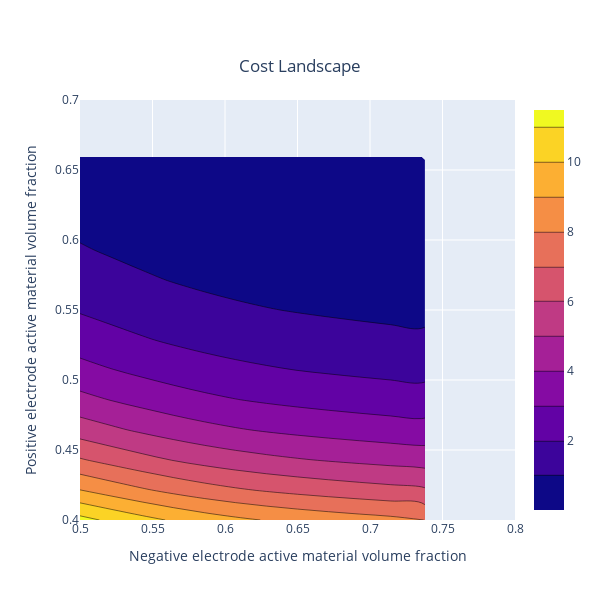
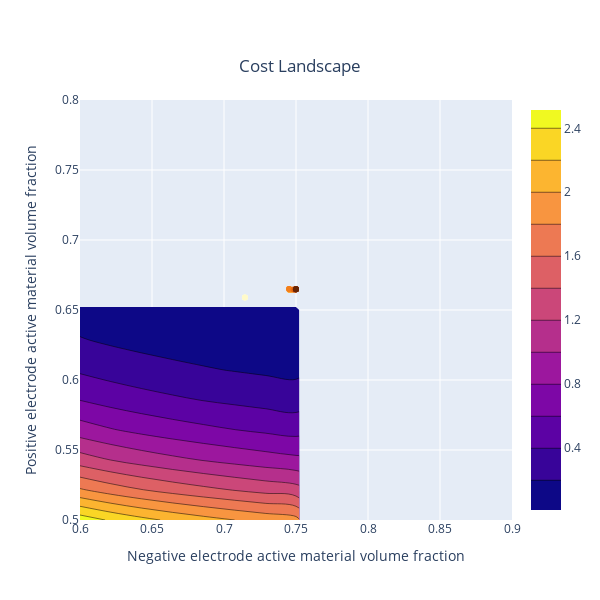

Notebook code cell kept with these figures, in order:
### Markdown cell above
### Cost Landscape

Finally, we can visualise the cost landscape and the path taken by the optimiser:

### Code cell
# Plot the cost landscape
pybop.plot_cost2d(cost, steps=15)
# Plot the cost landscape with optimisation path and updated bounds
bounds = np.array([[0.6, 0.9], [0.5, 0.8]])
pybop.plot_optim2d(optim, bounds=bounds, steps=15);

### Figure 1 — Plotly figure (JSON) as saved in the notebook; plotly's stock layout.template omitted (floating-point values rounded to 4 significant figures; data arrays with more than 128 entries replaced by an {"elided": "..."} marker saying what was removed)
{"data": [{"autocontour": true, "contours": {"end": 11, "size": 1, "start": 1}, "type": "contour", "x": [0.5, 0.5214, 0.5429, 0.5643, 0.5857, 0.6071, 0.6286, 0.65, 0.6714, 0.6929, 0.7143, 0.7357, 0.7571, 0.7786, 0.8], "y": [0.4, 0.4214, 0.4429, 0.4643, 0.4857, 0.5071, 0.5286, 0.55, 0.5714, 0.5929, 0.6143, 0.6357, 0.6571, 0.6786, 0.7], "z": {"elided": "15x15 float values"}}], "layout": {"height": 600, "title": {"text": "Cost Landscape", "x": 0.5, "y": 0.9}, "width": 600, "xaxis": {"range": [0.5, 0.8], "title": {"text": "Negative electrode active material volume fraction"}, "type": "linear"}, "yaxis": {"range": [0.4, 0.7], "title": {"text": "Positive electrode active material volume fraction"}, "type": "linear"}}}

### Figure 2 — Plotly figure (JSON) as saved in the notebook; plotly's stock layout.template omitted (floating-point values rounded to 4 significant figures; data arrays with more than 128 entries replaced by an {"elided": "..."} marker saying what was removed)
{"data": [{"autocontour": true, "contours": {"end": 2.4, "size": 0.2, "start": 0.2}, "type": "contour", "x": [0.6, 0.6214, 0.6429, 0.6643, 0.6857, 0.7071, 0.7286, 0.75, 0.7714, 0.7929, 0.8143, 0.8357, 0.8571, 0.8786, 0.9], "y": [0.5, 0.5214, 0.5429, 0.5643, 0.5857, 0.6071, 0.6286, 0.65, 0.6714, 0.6929, 0.7143, 0.7357, 0.7571, 0.7786, 0.8], "z": {"elided": "15x15 float values"}}, {"marker": {"color": "red", "line": {"color": "midnightblue", "width": 1}, "showscale": false, "size": 12, "symbol": "x"}, "mode": "markers", "showlegend": false, "type": "scatter", "x": [0.6305], "y": [0.4814]}, {"marker": {"color": [0, 0.04, 0.08, 0.12, 0.16, 0.2, 0.24, 0.28, 0.32, 0.36, 0.4, 0.44, 0.48, 0.52, 0.56, 0.6, 0.64, 0.68, 0.72, 0.76, 0.8, 0.84, 0.88, 0.92, 0.96], "colorscale": [[0, "rgb(255,255,229)"], [0.125, "rgb(255,247,188)"], [0.25, "rgb(254,227,145)"], [0.375, "rgb(254,196,79)"], [0.5, "rgb(254,153,41)"], [0.625, "rgb(236,112,20)"], [0.75, "rgb(204,76,2)"], [0.875, "rgb(153,52,4)"], [1, "rgb(102,37,6)"]], "showscale": false}, "mode": "markers", "showlegend": false, "type": "scatter", "x": [0.7145, 0.7145, 0.7145, 0.7459, 0.7459, 0.7459, 0.7459, 0.7459, 0.7459, 0.7459, 0.7459, 0.7459, 0.7452, 0.7452, 0.7452, 0.7482, 0.749, 0.7499, 0.7499, 0.7499, 0.75, 0.75, 0.75, 0.75, 0.75], "y": [0.6589, 0.6589, 0.6589, 0.6643, 0.6643, 0.6643, 0.6643, 0.6643, 0.6643, 0.6643, 0.6643, 0.6643, 0.6649, 0.6649, 0.6649, 0.6646, 0.6645, 0.6649, 0.6649, 0.6649, 0.6648, 0.6648, 0.6648, 0.6648, 0.6648]}], "layout": {"height": 600, "title": {"text": "Cost Landscape", "x": 0.5, "y": 0.9}, "width": 600, "xaxis": {"range": [0.6, 0.9], "title": {"text": "Negative electrode active material volume fraction"}, "type": "linear"}, "yaxis": {"range": [0.5, 0.8], "title": {"text": "Positive electrode active material volume fraction"}, "type": "linear"}}}
